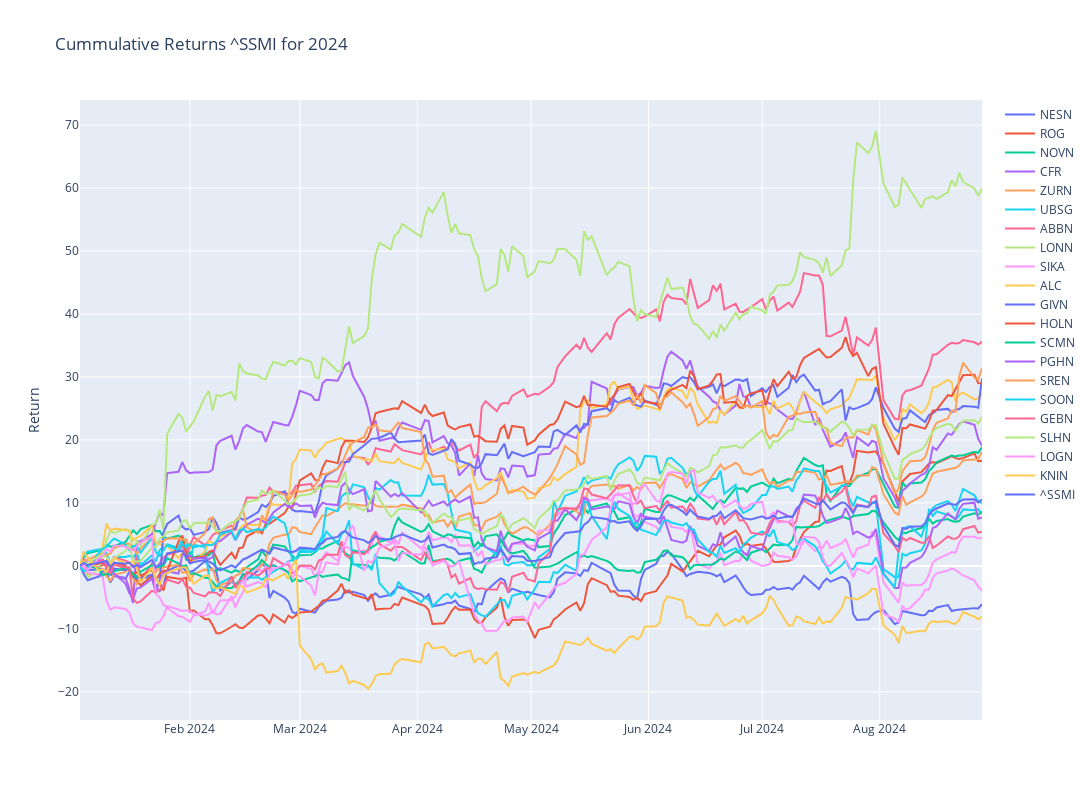

Here is the notebook cell this chart was saved with:
### Code cell
# Plotly
fig = make_subplots()

# Graph (1,1)
# Loop all stock files and get cummulative return for year
for stock in tqdm(index_list):
    f = os.path.join("../input", stock)
    df = pd.read_csv(f+".csv",index_col="Date",parse_dates=True)
    df['Cummulative_Return'] = cumulative_return(df["Adj Close"].loc[year])
    fig.add_trace(go.Scatter(x=df['Cummulative_Return'].loc[year].index,y=df['Cummulative_Return'].loc[year],mode="lines",name=stock.split('.')[0]),row=1,col=1)

# Update xaxis properties
fig.update_yaxes(title_text="Return", row=1, col=1)

fig.update_layout(height=800, width=1300,showlegend=True,title=f"Cummulative Returns {ticker} for {year}")

fig.show()

### Figure 1 — Plotly figure (JSON) as saved in the notebook; plotly's stock layout.template omitted (floating-point values rounded to 4 significant figures; data arrays with more than 128 entries replaced by an {"elided": "..."} marker saying what was removed)
{"data": [{"mode": "lines", "name": "NESN", "type": "scatter", "x": {"elided": "165 str values"}, "xaxis": "x", "y": {"elided": "165 float values"}, "yaxis": "y"}, {"mode": "lines", "name": "ROG", "type": "scatter", "x": {"elided": "165 str values"}, "xaxis": "x", "y": {"elided": "165 float values"}, "yaxis": "y"}, {"mode": "lines", "name": "NOVN", "type": "scatter", "x": {"elided": "165 str values"}, "xaxis": "x", "y": {"elided": "165 float values"}, "yaxis": "y"}, {"mode": "lines", "name": "CFR", "type": "scatter", "x": {"elided": "165 str values"}, "xaxis": "x", "y": {"elided": "165 float values"}, "yaxis": "y"}, {"mode": "lines", "name": "ZURN", "type": "scatter", "x": {"elided": "165 str values"}, "xaxis": "x", "y": {"elided": "165 float values"}, "yaxis": "y"}, {"mode": "lines", "name": "UBSG", "type": "scatter", "x": {"elided": "165 str values"}, "xaxis": "x", "y": {"elided": "165 float values"}, "yaxis": "y"}, {"mode": "lines", "name": "ABBN", "type": "scatter", "x": {"elided": "165 str values"}, "xaxis": "x", "y": {"elided": "165 float values"}, "yaxis": "y"}, {"mode": "lines", "name": "LONN", "type": "scatter", "x": {"elided": "165 str values"}, "xaxis": "x", "y": {"elided": "165 float values"}, "yaxis": "y"}, {"mode": "lines", "name": "SIKA", "type": "scatter", "x": {"elided": "165 str values"}, "xaxis": "x", "y": {"elided": "165 float values"}, "yaxis": "y"}, {"mode": "lines", "name": "ALC", "type": "scatter", "x": {"elided": "165 str values"}, "xaxis": "x", "y": {"elided": "165 float values"}, "yaxis": "y"}, {"mode": "lines", "name": "GIVN", "type": "scatter", "x": {"elided": "165 str values"}, "xaxis": "x", "y": {"elided": "165 float values"}, "yaxis": "y"}, {"mode": "lines", "name": "HOLN", "type": "scatter", "x": {"elided": "165 str values"}, "xaxis": "x", "y": {"elided": "165 float values"}, "yaxis": "y"}, {"mode": "lines", "name": "SCMN", "type": "scatter", "x": {"elided": "165 str values"}, "xaxis": "x", "y": {"elided": "165 float values"}, "yaxis": "y"}, {"mode": "lines", "name": "PGHN", "type": "scatter", "x": {"elided": "165 str values"}, "xaxis": "x", "y": {"elided": "165 float values"}, "yaxis": "y"}, {"mode": "lines", "name": "SREN", "type": "scatter", "x": {"elided": "165 str values"}, "xaxis": "x", "y": {"elided": "165 float values"}, "yaxis": "y"}, {"mode": "lines", "name": "SOON", "type": "scatter", "x": {"elided": "165 str values"}, "xaxis": "x", "y": {"elided": "165 float values"}, "yaxis": "y"}, {"mode": "lines", "name": "GEBN", "type": "scatter", "x": {"elided": "165 str values"}, "xaxis": "x", "y": {"elided": "165 float values"}, "yaxis": "y"}, {"mode": "lines", "name": "SLHN", "type": "scatter", "x": {"elided": "165 str values"}, "xaxis": "x", "y": {"elided": "165 float values"}, "yaxis": "y"}, {"mode": "lines", "name": "LOGN", "type": "scatter", "x": {"elided": "165 str values"}, "xaxis": "x", "y": {"elided": "165 float values"}, "yaxis": "y"}, {"mode": "lines", "name": "KNIN", "type": "scatter", "x": {"elided": "165 str values"}, "xaxis": "x", "y": {"elided": "165 float values"}, "yaxis": "y"}, {"mode": "lines", "name": "^SSMI", "type": "scatter", "x": {"elided": "164 str values"}, "xaxis": "x", "y": {"elided": "164 float values"}, "yaxis": "y"}], "layout": {"height": 800, "showlegend": true, "title": {"text": "Cummulative Returns ^SSMI for 2024"}, "width": 1300, "xaxis": {"anchor": "y", "domain": [0, 1]}, "yaxis": {"anchor": "x", "domain": [0, 1], "title": {"text": "Return"}}}}
